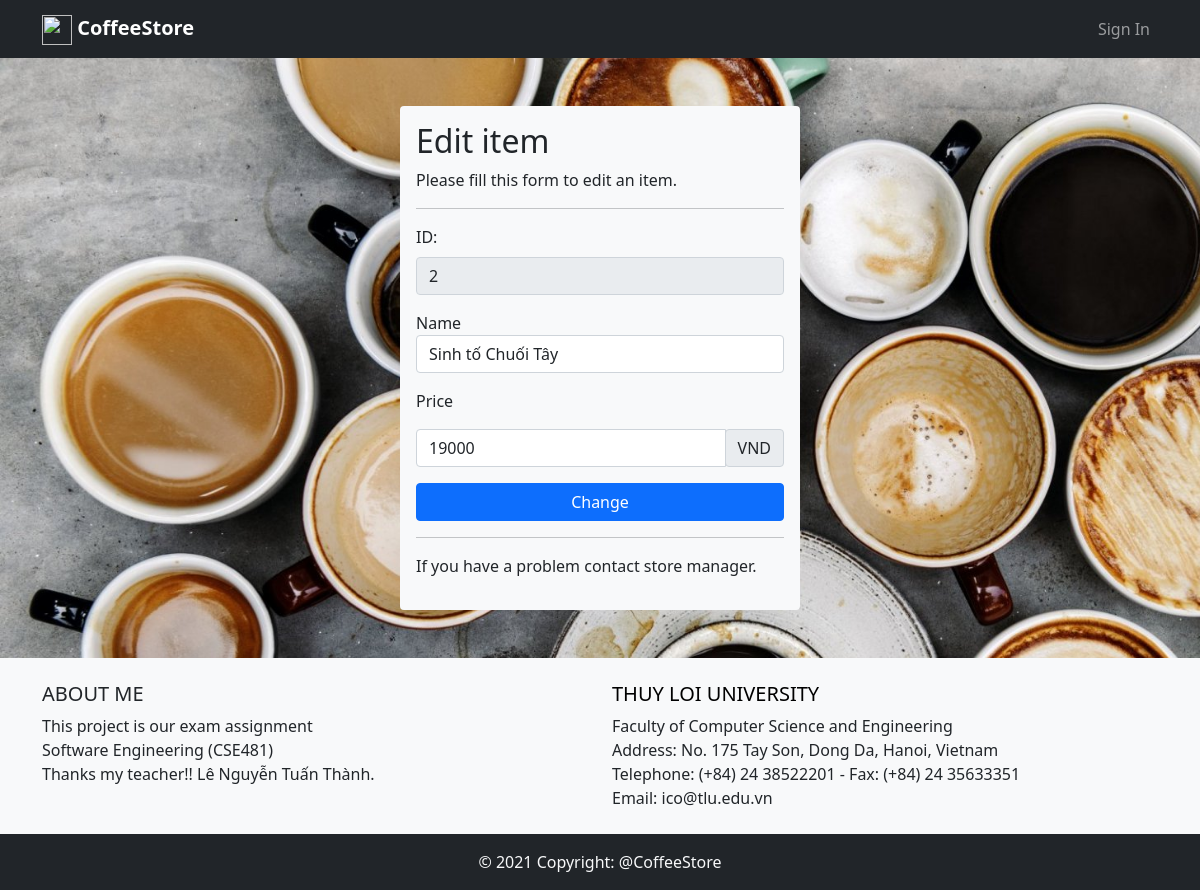
Page /edit-item.php?ID=2 on the earlier database version.
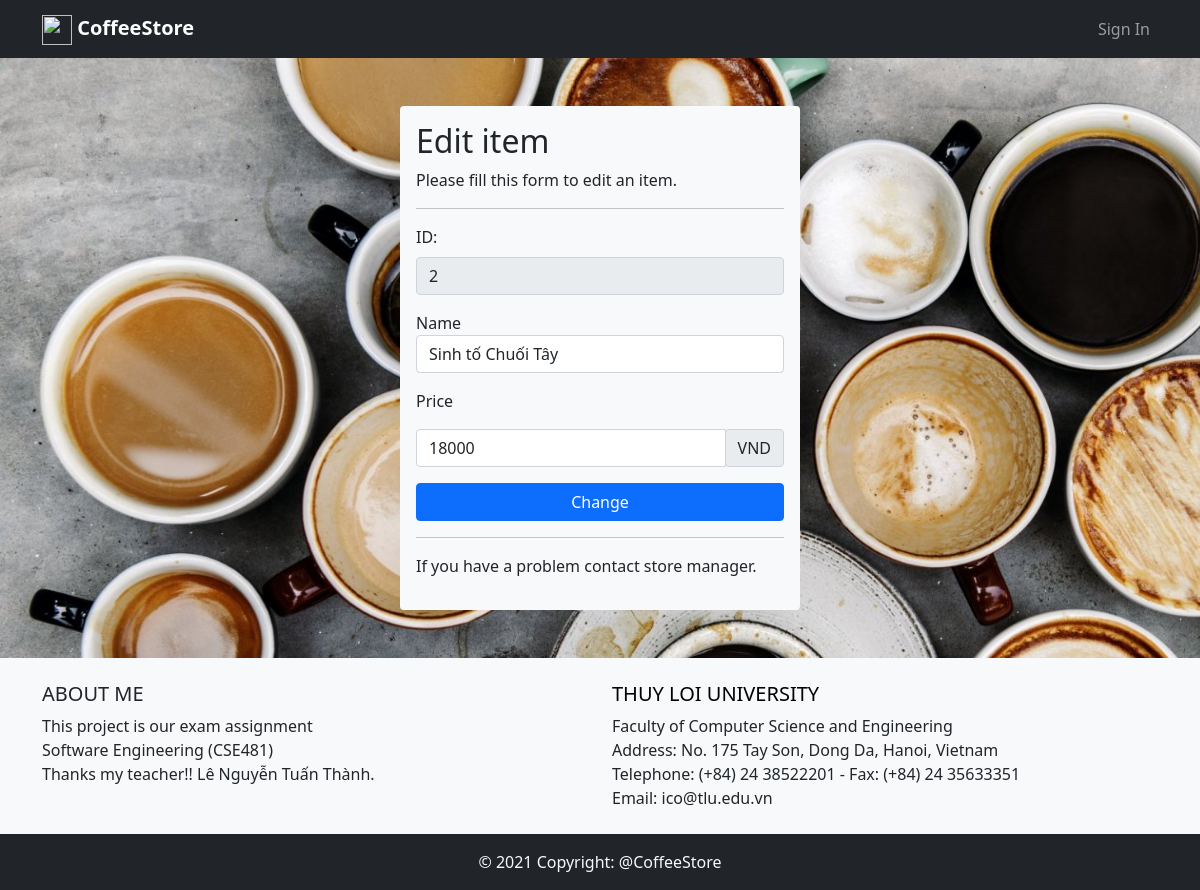
Same page on the later database version.
### tables this page shows
CREATE TABLE `menu` (
  `item_id` int(11) UNSIGNED NOT NULL,
  `name` varchar(200) NOT NULL,
  `price` bigint(20) UNSIGNED NOT NULL,
  `status` tinyint(2) UNSIGNED NOT NULL DEFAULT 1
);

### edit-item.php (the view, shortened to what this page needs)
<!DOCTYPE html>
<html lang="en">
<head>
    <link href="https://cdn.jsdelivr.net/npm/bootstrap@5.0.0-beta1/dist/css/bootstrap.min.css" rel="stylesheet">
    <link rel="stylesheet" href="css/style.css">
</head>
<body>
    <?php include('nav-bar.php'); ?>
    <?php
    include("connection.php");
    if (isset($_POST['Edit'])) {
        $id = $_POST['ID'];
        $name = trim($_POST['name-input']);
        $price = $_POST['price-input'];
        $sql = "UPDATE `menu` SET `name`='$name', `price`=$price WHERE `item_id` = $id;";
        echo  $sql;
        $query = mysqli_query($conn, $sql);
        if ($query) {
            header("location:manage-menu.php");
        } else {
            header("$sql Lỗi khi thêm!! $conn->error");
        }
        mysqli_close($conn);
    } else {
        include "connection.php";
        $sql = "SELECT * FROM `menu` WHERE `item_id` = $_GET[ID]";
        $result = mysqli_query($conn, $sql);
        $item = mysqli_fetch_row($result);
    }
    ?>
    <div class="bg-light rounded mx-auto my-5 p-3" style="width: 400px;">
        <h2>Edit item</h2>
        <p>Please fill this form to edit an item.</p>
        <hr>
        <form method="POST" action="edit-item.php">
            <div class="my-3">
                <label for="ID" class="form-label">ID: </label>
                <input type="text" class="form-control" name="ID" value="<?php echo $item[0] ?>" readonly>
            </div>
            <div class="my-3">
                <label for="name-input">Name</label>
                <input type="text" class="form-control" name="name-input" placeholder="Enter name" minlength="3" maxlength="200" value="<?php echo $item[1]; ?>" required>
            </div>
            <label for="price-input">Price</label>
            <div class="input-group my-3">
                <input type="number" class="form-control" name="price-input" placeholder="Enter price" min="1000" max="99999999999999999999" step="1000" value="<?php echo $item[2]; ?>" required>
                <div class="input-group-append">
                    <span class="input-group-text">VND</span>
                </div>
            </div>
            <div class="d-grid gap-2 my-3">
                <button type="button" class="btn btn-primary" data-bs-toggle="modal" data-bs-target="#confirmModal">Change</button>
            </div>
            <hr>
            <p>If you have a problem contact store manager.</p>
        </form>
    </div>
    <?php include("footer.php"); ?>
</body>
</html>

Differences in the rows shown:
changed menu "Sinh tố Chuối Tây": price-input "19000" → "18000"
